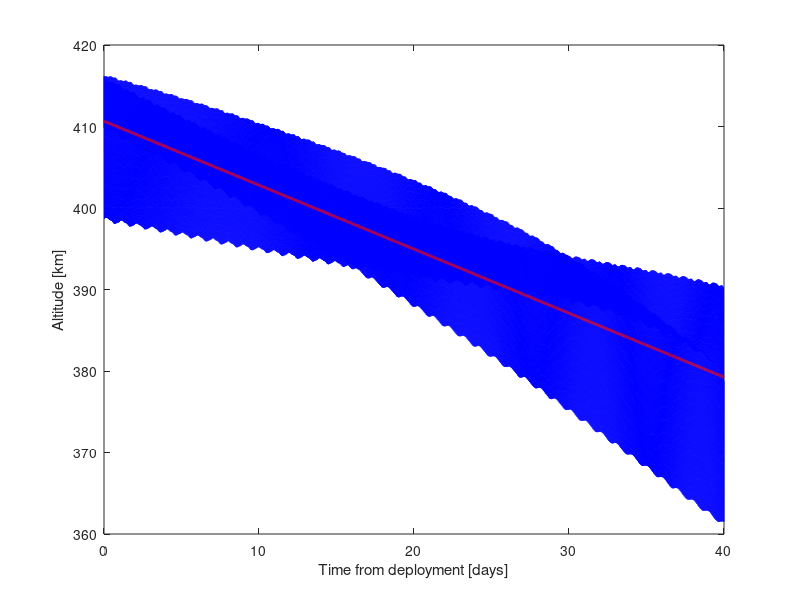

Recreate this plot in MATLAB.
clc; close all; clear all;

% Altitude plot and linear fit
load("altitude_0477.mat")
plot(time-time(1), h, 'b');
P = polyfit(time,h,1);
hfit = polyval(P,time);
hold on;
plot(time-time(1),hfit,'r-', 'LineWidth', 2); ylabel('Altitude [km]');
xlabel('Time from deployment [days]')

total_decay = abs(hfit(end) - hfit(1)); % [km] in 40 days
mean_decay = total_decay/((time(end) - time(1))); % [km/day]

% Projected decay to 250km

mission_lifetime = (h(1)-250)/mean_decay;
